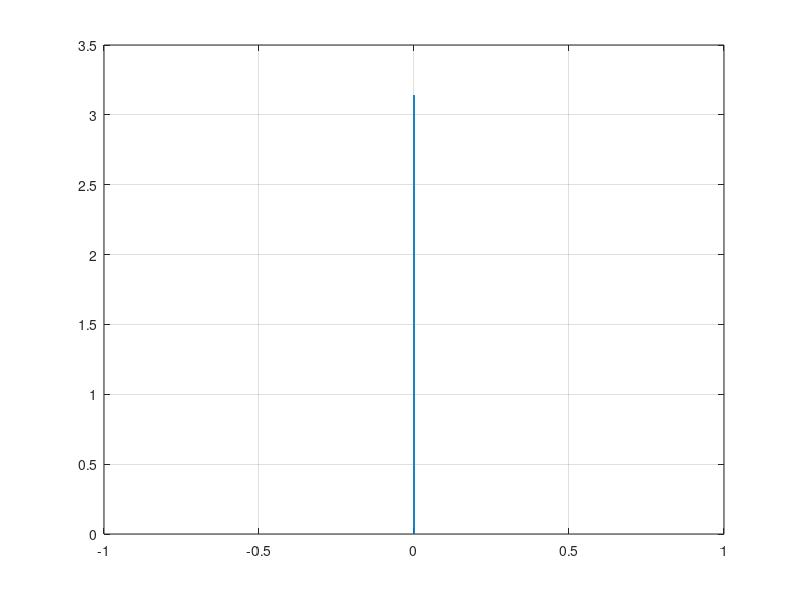

MATLAB code for this plot: (Note: this script raises an error after producing the figure.)
close all;
clear;

p = dlmread('7.csv', ';', 1, 0);

p_21 = dlmread('7.csv', ';', [1 0 4398 3]);
p_15 = dlmread('7.csv', ';', [4398 0 7871 3]);
p_53 = dlmread('7.csv', ';', 7871, 0);

a_g_21 = atan2(0, 1.18 + 0.37) * 180 / pi;
a_g_15 = atan2(0.23 - 1.68, 1.09 + 0.37) * 180 / pi;
a_g_53 = atan2(-0.23 + 1.68, 2.55 - 1.09) * 180 / pi;

% Plot distance
a = angle(p);
a_21 = angle(p_21);
a_15 = angle(p_15);
a_53 = angle(p_53);

% a(:,4) = a(:,4) + 180;
a_21(:,4) = a_21(:,4) - 180;
a_15(:,4) = a_15(:,4);
a_53(:,4) = a_53(:,4);


plot(a(:,1), a(:,4));
grid;
matlab2tikz('e_angle.tex')


figure;
plot(a_21(:,1), a_g_21 - a_21(:,4));
grid;
% matlab2tikz('e_angle01_2_1.tex')

figure;
plot(a_15(:,1), a_g_15 - a_15(:,4));
grid;
% matlab2tikz('e_angle02_1_5.tex')


figure;
plot(a_53(:,1), a_g_53 - a_53(:,4));
grid;
% matlab2tikz('e_angle03_5_3.tex')